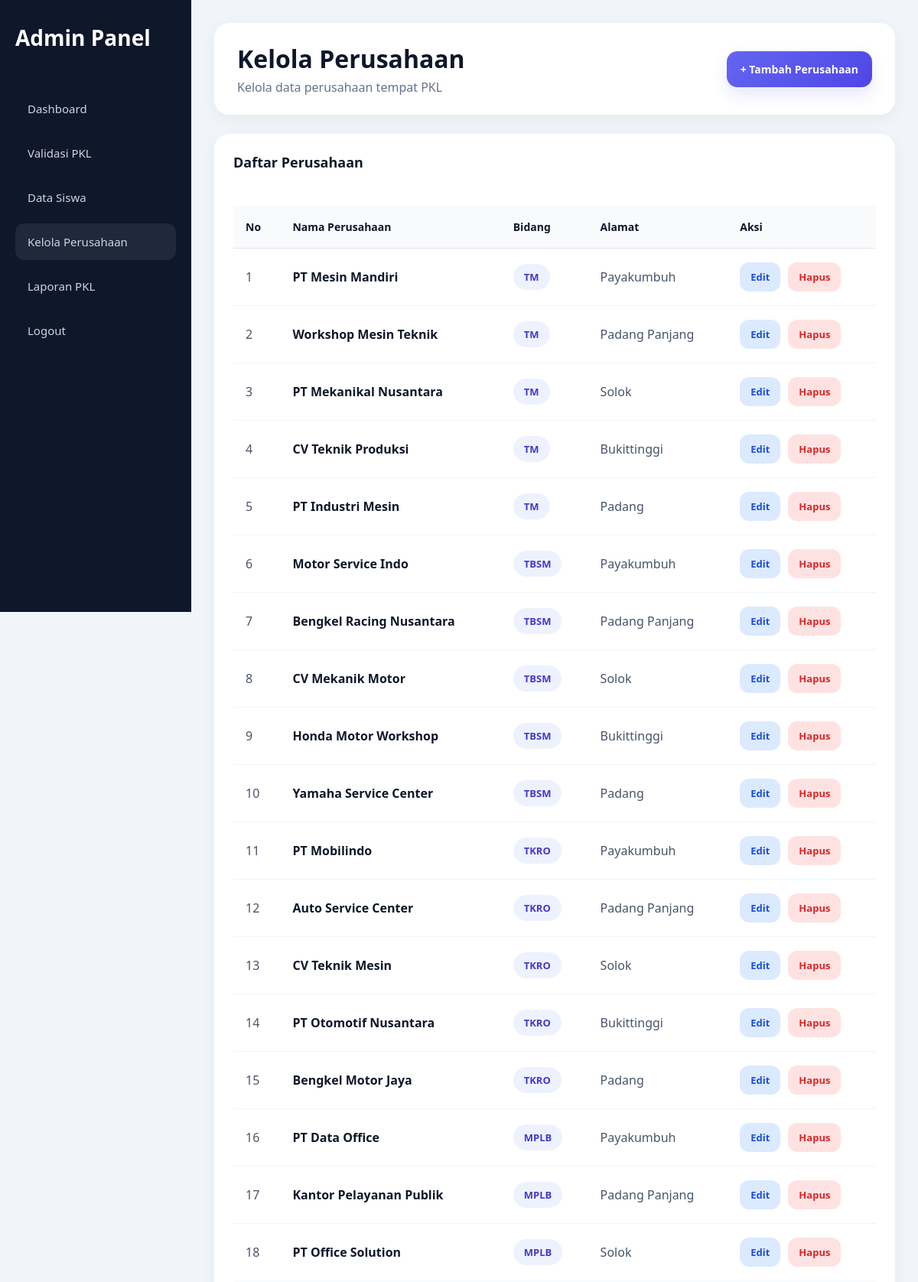
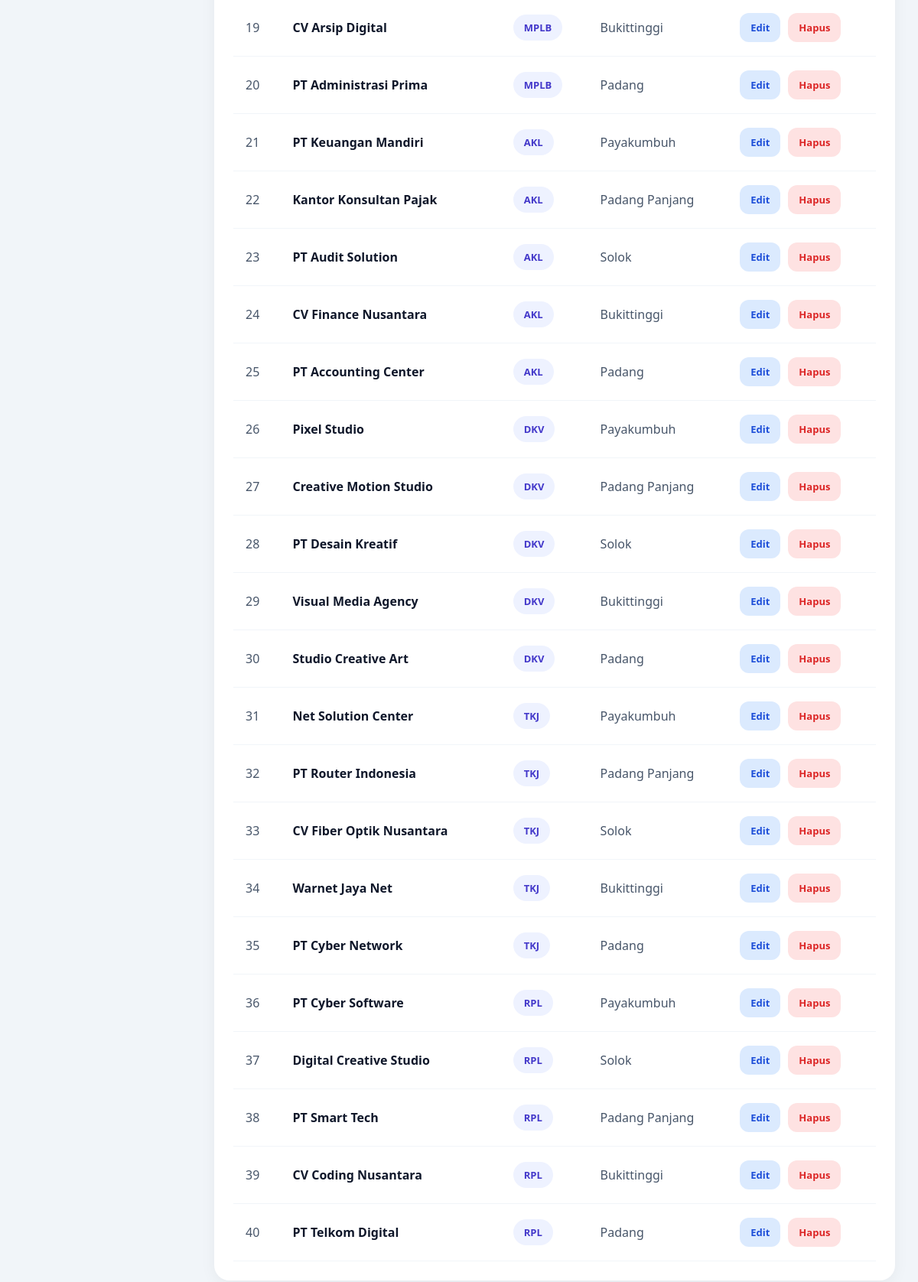
The page /dashboard/kelola_perusahaan.php (signed in) on the database its author committed (2 pictures, top to bottom).
### tables this page shows
CREATE TABLE `perusahaan` (
  `id` int NOT NULL,
  `nama_perusahaan` varchar(150) DEFAULT NULL,
  `alamat` text,
  `deskripsi` text,
  `created_at` timestamp NULL DEFAULT CURRENT_TIMESTAMP,
  `bidang` varchar(100) NOT NULL
);

### dashboard/kelola_perusahaan.php (the view, shortened to what this page needs)
<?php
include "../config/database.php";
$query = $conn->query("
    SELECT *
    FROM perusahaan
    ORDER BY id DESC
");
?>
<!DOCTYPE html>
<html lang="id">
<head>
    <link rel="stylesheet"
          href="../assets/dashboard.css">
</head>
<body>
<div class="sidebar">
    <div class="logo">
        Admin Panel
    </div>
    <a href="admin.php">
        Dashboard
    </a>
    <a href="validasi_pkl.php">
        Validasi PKL
    </a>
    <a href="data_siswa.php">
        Data Siswa
    </a>
    <a href="kelola_perusahaan.php"
       class="active">
        Kelola Perusahaan
    </a>
    <a href="laporan.php">
        Laporan PKL
    </a>
    <a href="../auth/logout.php">
        Logout
    </a>
</div>
<div class="main">
    <div class="topbar">
        <div>
            <h1>
                Kelola Perusahaan
            </h1>
            <p>
                Kelola data perusahaan tempat PKL
            </p>
        </div>
        <a href="tambah_perusahaan.php"
           class="btn-primary">
            + Tambah Perusahaan
        </a>
    </div>
    <div class="card">
        <div class="card-title">
            Daftar Perusahaan
        </div>
        <div class="table-container">
            <table class="table-pkl">
                <thead>
                    <tr>
                        <th>No</th>
                        <th>Nama Perusahaan</th>
                        <th>Bidang</th>
                        <th>Alamat</th>
                        <th>Aksi</th>
                    </tr>
                </thead>
                <tbody>
                <?php
                $no = 1;
                while($row = $query->fetch_assoc()):
                ?>
                    <tr>
                        <td>
                            <?= $no++; ?>
                        </td>
                        <td>
                            <div class="company-name">
                                <?= $row['nama_perusahaan']; ?>
                            </div>
                        </td>
                        <td>
                            <span class="bidang-badge">
                                <?= $row['bidang']; ?>
                            </span>
                        </td>
                        <td>
                            <div class="alamat-text">
                                <?= $row['alamat']; ?>
                            </div>
                        </td>
                        <td>
                            <div class="action-group">
                                <a href="edit_perusahaan.php?id=<?= $row['id']; ?>"
                                   class="btn-edit">
                                    Edit
                                </a>
                                <a href="hapus_perusahaan.php?id=<?= $row['id']; ?>"
                                   class="btn-delete"
                                   onclick="return confirm('Yakin ingin menghapus perusahaan ini?')">
                                    Hapus
                                </a>
                            </div>
                        </td>
                    </tr>
                <?php endwhile; ?>
                </tbody>
            </table>
        </div>
    </div>
</div>
</body>
</html>

### assets/dashboard.css (style rules this page uses)
* { margin:0; padding:0; box-sizing:border-box; font-family:'Segoe UI',sans-serif; }
body { background:#f1f5f9; }
.sidebar { width:250px; height:100vh; background:#0f172a; position:fixed; left:0; top:0; padding:30px 20px; }
.logo { color:white; font-size:28px; font-weight:bold; margin-bottom:50px; }
.sidebar a { display:block; color:#cbd5e1; text-decoration:none; padding:14px 16px; border-radius:12px; margin-bottom:10px; transition:.3s; font-size:15px; }
.main { margin-left:250px; padding:30px; }
.topbar { background:white; padding:25px 30px; border-radius:20px; display:flex; justify-content:space-between; align-items:center; margin-bottom:25px; box-shadow:0 5px 20px rgba(0,0,0,.05); }
.topbar h1 { color:#0f172a; font-size:32px; }
.topbar p { color:#64748b; margin-top:5px; }
.card { background:white; padding:25px; border-radius:20px; box-shadow:0 5px 20px rgba(0,0,0,.05); }
.card-title { font-size:18px; color:#0f172a; margin-bottom:20px; font-weight:600; }
.sidebar .active { background:#1e293b; }
.table-container { width:100%; overflow-x:auto; }
.table-pkl { width:100%; border-collapse:collapse; margin-top:25px; }
.table-pkl thead { background:#f8fafc; }
.table-pkl th { padding:18px 16px; text-align:left; color:#0f172a; font-size:14px; font-weight:700; border-bottom:1px solid #e2e8f0; }
.table-pkl td { padding:18px 16px; color:#475569; border-bottom:1px solid #f1f5f9; vertical-align:middle; }
.table-pkl tbody tr { transition:.3s; }
.action-group { display:flex; gap:10px; flex-wrap:wrap; }
.btn-primary { background:linear-gradient( 135deg, #6366f1, #4f46e5 ); color:white; padding:14px 18px; border-radius:14px; text-decoration:none; font-size:14px; font-weight:600; transition:.3s; box-shadow: 0 10px 20px rgba(99,102,241,.15); }
.company-name { font-weight:700; color:#0f172a; }
.alamat-text { max-width:220px; color:#475569; line-height:1.5; }
.bidang-badge { display:inline-block; padding:8px 14px; border-radius:999px; background:#eef2ff; color:#4338ca; font-size:13px; font-weight:600; }
.btn-edit { display:inline-block; padding:10px 14px; background:#dbeafe; color:#1d4ed8; border-radius:12px; text-decoration:none; font-size:13px; font-weight:600; transition:.3s; }
.btn-delete { display:inline-block; padding:10px 14px; background:#fee2e2; color:#dc2626; border-radius:12px; text-decoration:none; font-size:13px; font-weight:600; transition:.3s; }

### rows shown on the page
perusahaan: nama_perusahaan "PT Mesin Mandiri", bidang "TM", alamat "Payakumbuh"
perusahaan: nama_perusahaan "Workshop Mesin Teknik", bidang "TM", alamat "Padang Panjang"
perusahaan: nama_perusahaan "PT Mekanikal Nusantara", bidang "TM", alamat "Solok"
perusahaan: nama_perusahaan "CV Teknik Produksi", bidang "TM", alamat "Bukittinggi"
perusahaan: nama_perusahaan "PT Industri Mesin", bidang "TM", alamat "Padang"
perusahaan: nama_perusahaan "Motor Service Indo", bidang "TBSM", alamat "Payakumbuh"
perusahaan: nama_perusahaan "Bengkel Racing Nusantara", bidang "TBSM", alamat "Padang Panjang"
perusahaan: nama_perusahaan "CV Mekanik Motor", bidang "TBSM", alamat "Solok"
perusahaan: nama_perusahaan "Honda Motor Workshop", bidang "TBSM", alamat "Bukittinggi"
perusahaan: nama_perusahaan "Yamaha Service Center", bidang "TBSM", alamat "Padang"
perusahaan: nama_perusahaan "PT Mobilindo", bidang "TKRO", alamat "Payakumbuh"
perusahaan: nama_perusahaan "Auto Service Center", bidang "TKRO", alamat "Padang Panjang"
perusahaan: nama_perusahaan "CV Teknik Mesin", bidang "TKRO", alamat "Solok"
perusahaan: nama_perusahaan "PT Otomotif Nusantara", bidang "TKRO", alamat "Bukittinggi"
perusahaan: nama_perusahaan "Bengkel Motor Jaya", bidang "TKRO", alamat "Padang"
perusahaan: nama_perusahaan "PT Data Office", bidang "MPLB", alamat "Payakumbuh"
perusahaan: nama_perusahaan "Kantor Pelayanan Publik", bidang "MPLB", alamat "Padang Panjang"
perusahaan: nama_perusahaan "PT Office Solution", bidang "MPLB", alamat "Solok"
perusahaan: nama_perusahaan "CV Arsip Digital", bidang "MPLB", alamat "Bukittinggi"
perusahaan: nama_perusahaan "PT Administrasi Prima", bidang "MPLB", alamat "Padang"
perusahaan: nama_perusahaan "PT Keuangan Mandiri", bidang "AKL", alamat "Payakumbuh"
perusahaan: nama_perusahaan "Kantor Konsultan Pajak", bidang "AKL", alamat "Padang Panjang"
perusahaan: nama_perusahaan "PT Audit Solution", bidang "AKL", alamat "Solok"
perusahaan: nama_perusahaan "CV Finance Nusantara", bidang "AKL", alamat "Bukittinggi"
perusahaan: nama_perusahaan "PT Accounting Center", bidang "AKL", alamat "Padang"
perusahaan: nama_perusahaan "Pixel Studio", bidang "DKV", alamat "Payakumbuh"
perusahaan: nama_perusahaan "Creative Motion Studio", bidang "DKV", alamat "Padang Panjang"
perusahaan: nama_perusahaan "PT Desain Kreatif", bidang "DKV", alamat "Solok"
perusahaan: nama_perusahaan "Visual Media Agency", bidang "DKV", alamat "Bukittinggi"
perusahaan: nama_perusahaan "Studio Creative Art", bidang "DKV", alamat "Padang"
perusahaan: nama_perusahaan "Net Solution Center", bidang "TKJ", alamat "Payakumbuh"
perusahaan: nama_perusahaan "PT Router Indonesia", bidang "TKJ", alamat "Padang Panjang"
perusahaan: nama_perusahaan "CV Fiber Optik Nusantara", bidang "TKJ", alamat "Solok"
perusahaan: nama_perusahaan "Warnet Jaya Net", bidang "TKJ", alamat "Bukittinggi"
perusahaan: nama_perusahaan "PT Cyber Network", bidang "TKJ", alamat "Padang"
perusahaan: nama_perusahaan "PT Cyber Software", bidang "RPL", alamat "Payakumbuh"
perusahaan: nama_perusahaan "Digital Creative Studio", bidang "RPL", alamat "Solok"
perusahaan: nama_perusahaan "PT Smart Tech", bidang "RPL", alamat "Padang Panjang"
perusahaan: nama_perusahaan "CV Coding Nusantara", bidang "RPL", alamat "Bukittinggi"
perusahaan: nama_perusahaan "PT Telkom Digital", bidang "RPL", alamat "Padang"
